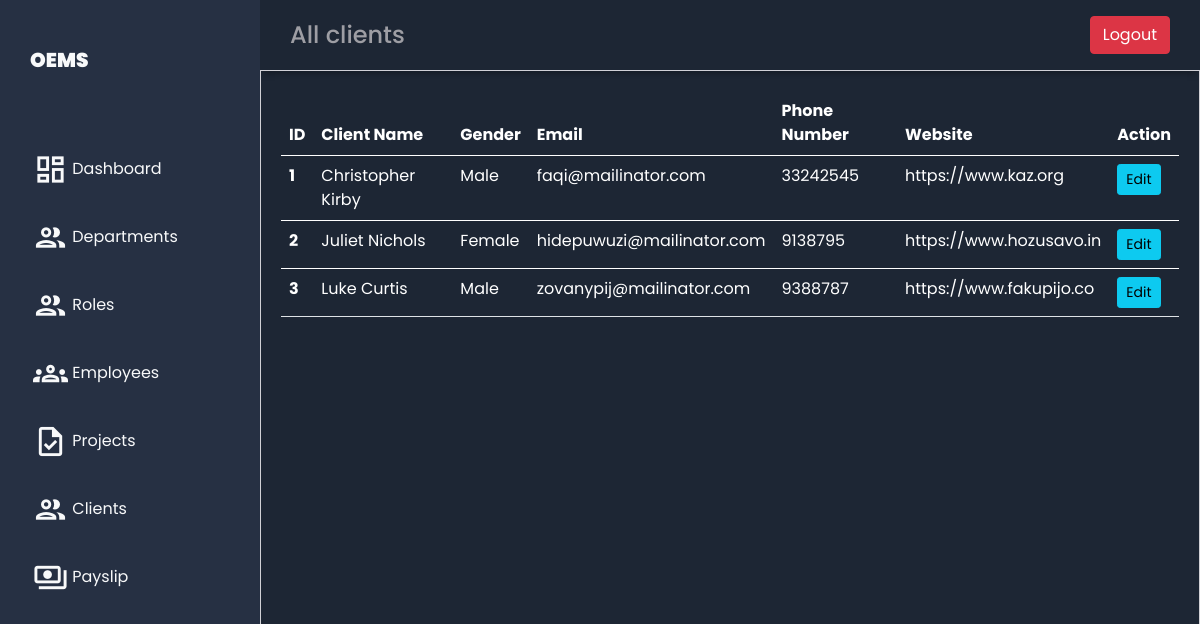
The app's page /all_client/ with its own data.
### emp_app/models.py (models this page shows, shortened)
class Client(models.Model):
    client_name = models.CharField(max_length=255, null= False)
    client_email = models.EmailField(max_length=255, blank = True)
    client_phone = models.IntegerField(default=0)
    gender= models.CharField(max_length=255, null= False)
    website = models.CharField(max_length=255)

### emp_app/views.py (the view)
# urls.py: path('all_client/',all_client, name='all_client'),
def all_client(request):
    clients = Client.objects.all()
    context = {
        'clients': clients
    }
    return render(request, 'clients/all_client.html', context)

### templates/clients/all_client.html (shortened to what this page needs)
{% extends "employees/base.html" %}
{% load static %}
{% block header %}All clients{% endblock %}
{% block content %}
<link rel="stylesheet" href="{% static '/css/view_all_emp.css' %}">
<main class="main-container">
    <table class="table text-white">
      <thead>
        <tr>
          <th scope="col">ID</th>
          <th scope="col">Client Name</th>
          <th scope="col">Gender</th>
          <th scope="col">Email</th>
          <th scope="col">Phone Number</th>
          <th scope="col">Website</th>
          <th scope="col">Action</th>
        </tr>
      </thead>
        {% for client in clients %}
      <tbody>
        <tr>
          <th scope="row">{{forloop.counter}}</th>
          <td>{{client.client_name}}</td>
          <td>{{client.gender}}</td>
          <td>{{client.client_email}}</td>
          <td>{{client.client_phone}}</td>
          <td>{{client.website}}</td>
          <td><a href="{% url 'edit_client' client.id %}">
            <button class="btn btn-info btn-sm">Edit</button>
            </a>
          </td>
        </tr>
        {% endfor %}
      </tbody>
    </table>
</main>
{% endblock %}

### static/css/base.css (style rules this page uses)
body { margin: 0; padding: 0; background-color: #1d2634; color: #9e9ea4; font-family: 'Poppins', sans-serif; }

### static/css/view_all_emp.css (style rules this page uses)
.main-container { grid-area: main; overflow-y: auto; padding: 20px 20px; color: rgba(255, 255, 255, 0.95); border: 1px solid #d1d1d6; }

### records on screen
Client: client_name "Christopher Kirby", gender "Male", client_email "faqi@mailinator.com", client_phone "33242545", website "https://www.kaz.org"
Client: client_name "Juliet Nichols", gender "Female", client_email "hidepuwuzi@mailinator.com", client_phone "9138795", website "https://www.hozusavo.in"
Client: client_name "Luke Curtis", gender "Male", client_email "zovanypij@mailinator.com", client_phone "9388787", website "https://www.fakupijo.co"
